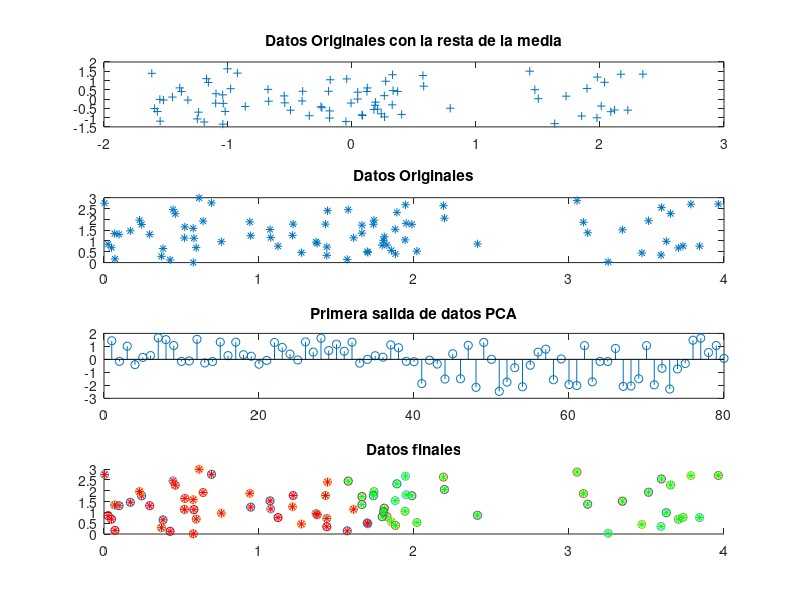

This chart was generated by the following MATLAB code:
clc;
clear all;
close all;
data=80;
x1=2*rand(data/2,1);
y1=2*rand(data/2,1);
x2=4*rand(data/2,1);
y2=3*rand(data/2,1);

x=[x1;x2];
y=[y1;y2];

xmedia=mean(x)
ymedia=mean(y)

xnuevos=x-xmedia*ones(data,1);
ynuevos=y-ymedia*ones(data,1);

figure
subplot(4,1,1);
plot(xnuevos,ynuevos,'+');
title('Datos Originales con la resta de la media');

subplot(4,1,2)
plot(x,y,'*');
title('Datos Originales');
#matriz de covarianza
MatrizCovarianza=cov(xnuevos,ynuevos)
#calcilo de los vectores propios  y valores de la matriz de covarianza
[V,D]=eig(MatrizCovarianza)
D=diag(D)
EugivalorMax=V(:,find(D==max(D)))
#escogiendo los componenes y vector futuro(datos finales)
datosFinales=EugivalorMax'*[xnuevos,ynuevos]'
subplot(4,1,3);
stem(datosFinales,'o');
title('Primera salida de datos PCA');
#clasificacion de datos finales
subplot(4,1,4);
title('Datos finales')
hold on 
for i=1:size(datosFinales,2)
  if datosFinales(i)>=0
    plot(x(i),y(i),'o')
    plot(x(i),y(i),'r*')
  else
     plot(x(i),y(i),'o')
     plot(x(i),y(i),'g*')
  end
end

